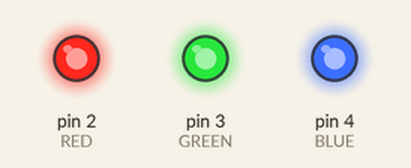
This sketch was run on a simulated Arduino Uno, built with avr-gcc and run on an emulated ATmega328P. Shown: output pins drawn as LEDs (lit = HIGH).

Above: at 0.5 s.
At 1.5 s:
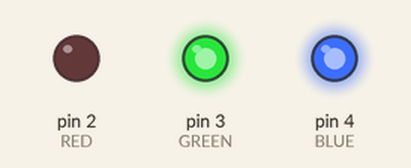
At 2.5 s:
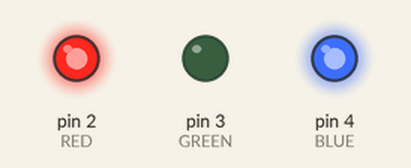
At 3.5 s:
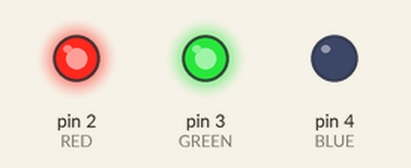
Timing chart, 0 to 5.2 s (numbered marks = the images above):
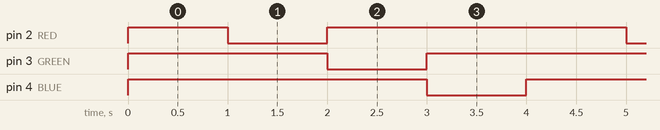

The sketch:

LED_TEST13.09.19.ino
```cpp
#define RED 2
#define GREEN 3
#define BLUE 4

void setup(void)
{
  pinMode(RED, OUTPUT);
  pinMode(GREEN, OUTPUT);
  pinMode(BLUE, OUTPUT);
  //highsignal turns led off.
  digitalWrite(RED, HIGH);
  digitalWrite(GREEN, HIGH);
  digitalWrite(BLUE, HIGH);
}

void loop(void)
{
  digitalWrite(RED, HIGH);
  digitalWrite(GREEN, HIGH);
  digitalWrite(BLUE, HIGH);
  delay(1000);

  digitalWrite(RED, LOW);
  digitalWrite(GREEN, HIGH);
  digitalWrite(BLUE, HIGH);
  delay(1000);

  digitalWrite(RED, HIGH);
  digitalWrite(GREEN, LOW);
  digitalWrite(BLUE, HIGH);
  delay(1000);

  digitalWrite(RED, HIGH);
  digitalWrite(GREEN, HIGH);
  digitalWrite(BLUE, LOW);
  delay(1000);

}
```

Measured:
- by itself, pin 2 (RED), pin 3 (GREEN), pin 4 (BLUE): alternates HIGH for 3.0 s and LOW for 1.0 s
- by itself, everything shown: repeats every 4.0 s, in 4 steps
